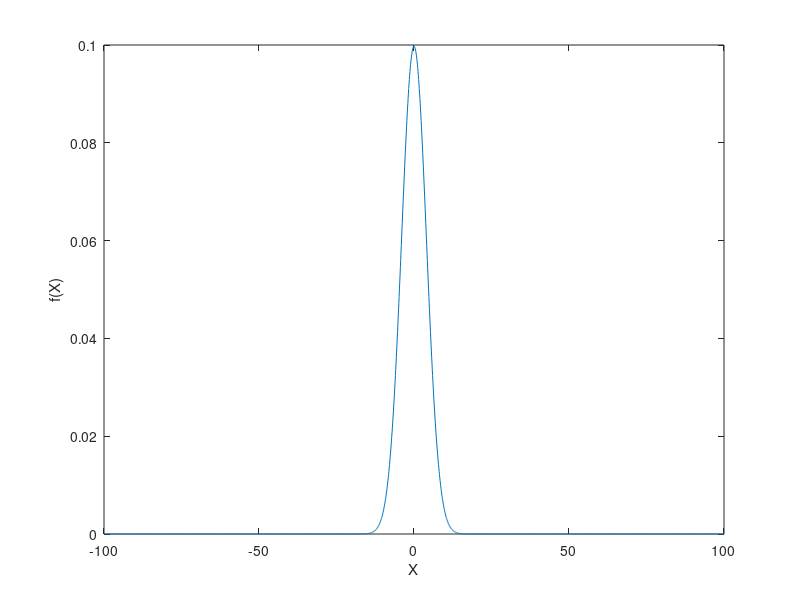

Recreate this plot in MATLAB. (Note: this script raises an error after producing the figure.)
%function N = npdf(mu,sigma,X)

%This function will return you the value of the normal probability density function for the constant mean and variance.
%Matlab and Octave both have own built in function called normpdf. We can verify the
%result by using normpdf.


%created by: shahrear
%student.eco86@gmail.com
mu=0
sigma=4
X=(-100:0.1:100)

if nargin > 3
    disp ('error: The number of the input should be three')
else
     if isscalar(mu)~=1 || isscalar(sigma)~=1
        disp('error: parameter should be a scalar')
     end
end

sigma(sigma <= 0) = NaN;
Y = 1/(sigma*sqrt(2*pi));
Z = ((X-mu).^2 )/ (2*sigma^2);
N = Y.*exp(-Z);

plot(X,N)
xlabel ("X");
ylabel ("f(X)");
legend(sigma);
%end






